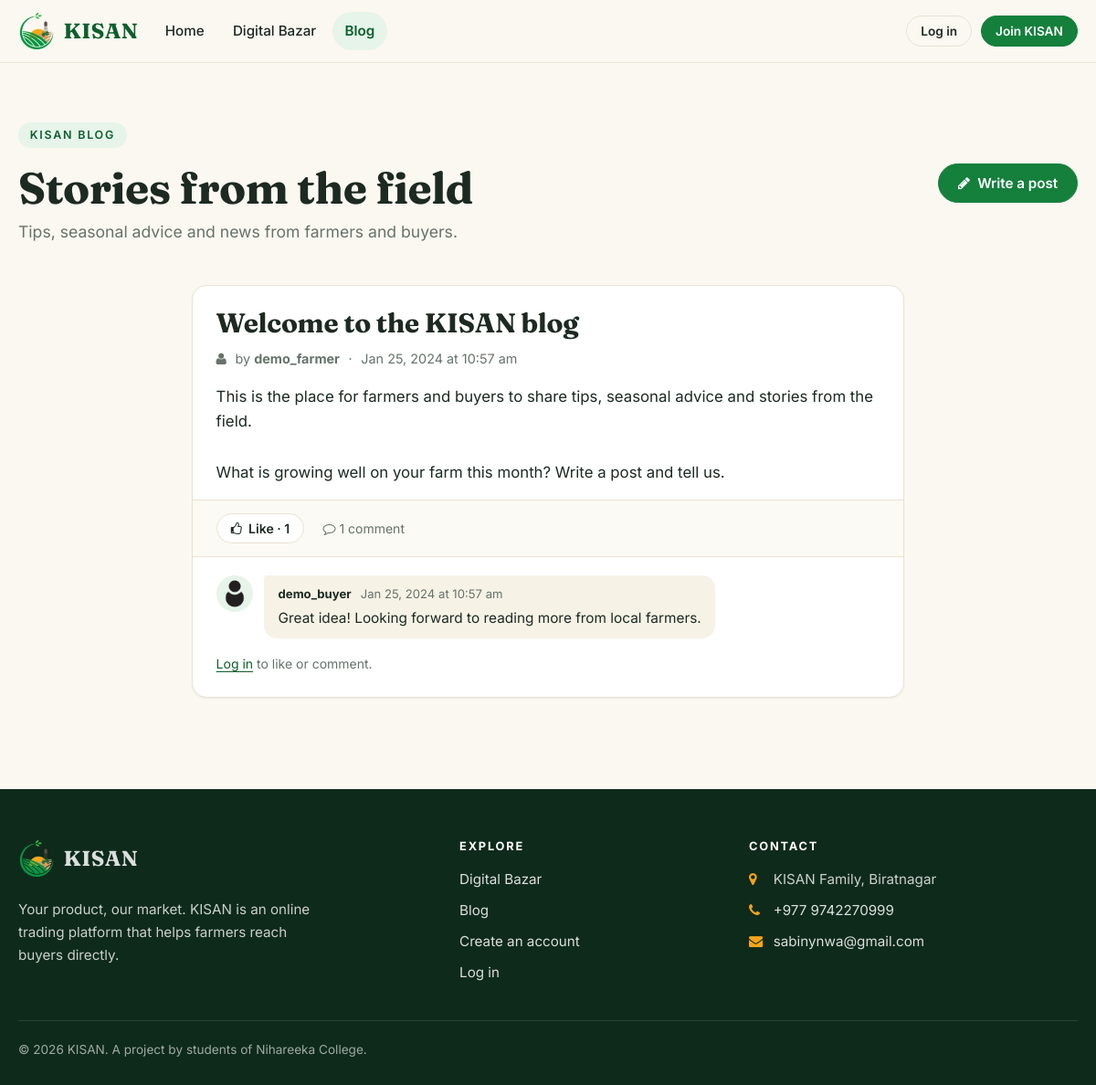
Page /blogView.php on the committed database.
### tables this page shows
CREATE TABLE `blogdata` (
  `blogId`      INT          NOT NULL AUTO_INCREMENT,
  `blogUser`    VARCHAR(100) NOT NULL,
  `blogTitle`   VARCHAR(255) NOT NULL,
  `blogContent` LONGTEXT     NOT NULL,
  `blogTime`    TIMESTAMP    NOT NULL DEFAULT CURRENT_TIMESTAMP,
  `likes`       INT          NOT NULL DEFAULT 0,
  PRIMARY KEY (`blogId`)
);

CREATE TABLE `blogfeedback` (
  `commentId`   INT          NOT NULL AUTO_INCREMENT,
  `blogId`      INT          NOT NULL,
  `comment`     VARCHAR(500) NOT NULL,
  `commentUser` VARCHAR(100) NOT NULL,
  `commentPic`  VARCHAR(255) NOT NULL DEFAULT 'profile0.png',
  `commentTime` TIMESTAMP    NOT NULL DEFAULT CURRENT_TIMESTAMP,
  PRIMARY KEY (`commentId`),
  KEY `idx_blogfeedback_blog` (`blogId`),
  CONSTRAINT `fk_blogfeedback_blog` FOREIGN KEY (`blogId`) REFERENCES `blogdata` (`blogId`) ON DELETE CASCADE
);

### includes/bootstrap.php (called while the page is built, shortened)
<?php
require_once __DIR__ . '/../db.php';
function e($value): string
{
    return htmlspecialchars((string) $value, ENT_QUOTES | ENT_SUBSTITUTE, 'UTF-8');
}
function nl($value): string
{
    return nl2br(e($value));
}
function when($timestamp): string
{
    $t = strtotime((string) $timestamp);
    return $t ? date('M j, Y \a\t g:i a', $t) : '';
}
function avatar_url($file): string
{
    $file = basename((string) $file);
    $path = __DIR__ . '/../images/profileImages/' . $file;
    if ($file !== '' && is_file($path)) {
        return 'images/profileImages/' . rawurlencode($file) . '?v=' . filemtime($path);
    }
    return 'images/profileImages/profile0.png';
}
function db_query(string $sql, string $types = '', array $params = []): mysqli_stmt
{
    global $conn;
    $stmt = $conn->prepare($sql);
    $stmt->execute();
    return $stmt;
}
function db_all(string $sql, string $types = '', array $params = []): array
{
    $stmt   = db_query($sql, $types, $params);
    $result = $stmt->get_result();
    $rows   = $result ? $result->fetch_all(MYSQLI_ASSOC) : [];
    return $rows;
}
function current_user(): ?array
{
    return (isset($_SESSION['user']) && is_array($_SESSION['user'])) ? $_SESSION['user'] : null;
}
function is_logged_in(): bool
{
    return current_user() !== null;
}
    ?>

### blogView.php (the view, shortened to what this page needs)
<?php
require __DIR__ . '/includes/bootstrap.php';
$posts = db_all('SELECT blogId, blogUser, blogTitle, blogContent, blogTime, likes FROM blogdata ORDER BY blogId DESC LIMIT 50');
$comments = [];
$likedIds = [];
if ($posts) {
    foreach (db_all('SELECT blogId, comment, commentUser, commentPic, commentTime FROM blogfeedback ORDER BY commentId ASC') as $row) {
        $comments[(int) $row['blogId']][] = $row;
    }
}
require __DIR__ . '/includes/header.php';
?>
<section class="page-head">
    <div class="wrap">
        <div class="row-between">
            <div>
                <p class="eyebrow">KISAN Blog</p>
                <h1>Stories from the field</h1>
                <p class="lead muted">Tips, seasonal advice and news from farmers and buyers.</p>
            </div>
            <a class="btn btn-primary" href="blogWrite.php"><i class="fa fa-pencil" aria-hidden="true"></i> Write a post</a>
        </div>
    </div>
</section>
<section class="section-tight">
    <div class="narrow">
        <?php if ($posts): ?>
            <?php foreach ($posts as $post): ?>
                <?php
                    $id       = (int) $post['blogId'];
                    $thread   = $comments[$id] ?? [];
                    $isLiked  = isset($likedIds[$id]);
                ?>
                <article class="card post" id="post-<?= $id ?>">
                    <header class="post-head">
                        <h2><?= e($post['blogTitle']) ?></h2>
                        <div class="post-meta">
                            <i class="fa fa-user" aria-hidden="true"></i>
                            <span>by <strong><?= e($post['blogUser']) ?></strong></span>
                            <span>&middot;</span>
                            <time><?= e(when($post['blogTime'])) ?></time>
                        </div>
                    </header>
                    <div class="post-body"><?= nl($post['blogContent']) ?></div>
                    <footer class="post-actions">
                        <form method="post" action="blogView.php" class="inline-form">
                            <button type="submit" class="like-btn <?= $isLiked ? 'is-liked' : '' ?>" aria-pressed="<?= $isLiked ? 'true' : 'false' ?>">
                                <i class="fa <?= $isLiked ? 'fa-thumbs-up' : 'fa-thumbs-o-up' ?>" aria-hidden="true"></i>
                                <?= $isLiked ? 'Liked' : 'Like' ?> &middot; <?= (int) $post['likes'] ?>
                            </button>
                        </form>
                        <span class="muted small"><i class="fa fa-comment-o" aria-hidden="true"></i> <?= count($thread) ?> comment<?= count($thread) === 1 ? '' : 's' ?></span>
                    </footer>
                    <div class="comments">
                        <?php foreach ($thread as $cm): ?>
                            <div class="comment">
                                <img class="avatar avatar-sm" src="<?= e(avatar_url($cm['commentPic'])) ?>" alt="">
                                <div class="comment-bubble">
                                    <div class="comment-meta"><strong><?= e($cm['commentUser']) ?></strong> <?= e(when($cm['commentTime'])) ?></div>
                                    <p><?= nl($cm['comment']) ?></p>
                                </div>
                            </div>
                        <?php endforeach; ?>
                        <?php if (is_logged_in()): ?>
                            <form method="post" action="blogView.php" class="comment-form">
                                <?= csrf_field() ?>
                                <input type="hidden" name="action" value="comment">
                                <input type="hidden" name="blog_id" value="<?= $id ?>">
                                <textarea name="comment" maxlength="500" placeholder="Write a comment..." aria-label="Write a comment" required></textarea>
                                <button type="submit" class="btn btn-primary btn-sm">Post</button>
                            </form>
                        <?php else: ?>
                            <p class="muted small" style="margin:0"><a href="login.php">Log in</a> to like or comment.</p>
                        <?php endif; ?>
                    </div>
                </article>
            <?php endforeach; ?>
        <?php endif; ?>
    </div>
</section>
<?php require __DIR__ . '/includes/footer.php'; ?>

### css/kisan.css (style rules this page uses)
:root { --bg: #fbf8f1; --surface: #ffffff; --ink: #1c2a22; --muted: #66736b; --line: #e8e2d3; --green: #14803c; --green-dark: #0d5f2b; --green-deep: #0e2a1b; --green-soft: #e6f4ea; --sun: #f6a31a; --sun-dark: #d98a07; --sun-soft: #fff3d9; --soil: #8a6d3b; --danger: #b3321f; --danger-soft: #fdecea; --radius: 16px; --radius-sm: 10px; --shadow-sm: 0 1px 2px rgba(16, 40, 24, .06); --shadow: 0 1px 2px rgba(16, 40, 24, .05), 0 10px 28px rgba(16, 40, 24, .08); --shadow-lg: 0 18px 48px rgba(16, 40, 24, .16); --font: "Inter", system-ui, -apple-system, "Segoe UI", Roboto, "Helvetica Neue", Arial, sans-serif; --font-head: "Fraunces", Georgia, "Times New Roman", serif; --header-h: 68px; }
*, *::before, *::after { box-sizing: border-box; }
html { scroll-behavior: smooth; }
body { margin: 0; font: 400 16px/1.65 var(--font); color: var(--ink); background: var(--bg); -webkit-font-smoothing: antialiased; text-rendering: optimizeLegibility; }
img { display: block; max-width: 100%; height: auto; }
a { color: var(--green-dark); text-decoration-thickness: 1px; text-underline-offset: 3px; }
h1, h2, h3, h4 { font-family: var(--font-head); font-weight: 700; line-height: 1.15; letter-spacing: -.01em; margin: 0 0 .5em; color: var(--ink); }
h1 { font-size: clamp(2rem, 4.2vw, 3rem); }
h2 { font-size: clamp(1.55rem, 3vw, 2.15rem); }
p { margin: 0 0 1em; }
.wrap { width: min(1160px, 100% - 2.5rem); margin-inline: auto; }
.narrow { width: min(780px, 100% - 2.5rem); margin-inline: auto; }
.muted { color: var(--muted); }
.small { font-size: .875rem; }
.eyebrow { display: inline-block; font: 600 .78rem/1 var(--font); letter-spacing: .14em; text-transform: uppercase; color: var(--green-dark); background: var(--green-soft); padding: .5rem .8rem; border-radius: 999px; margin-bottom: 1rem; }
.btn { display: inline-flex; align-items: center; justify-content: center; gap: .5rem; padding: .72rem 1.3rem; font: 600 .95rem/1.2 var(--font); color: #fff; background: var(--green); border: 1.5px solid var(--green); border-radius: 999px; cursor: pointer; text-decoration: none; transition: transform .15s ease, background .15s ease, box-shadow .15s ease, border-color .15s ease; }
.btn-primary { background: var(--green); }
.inline-form { display: inline; margin: 0; }
.section-tight { padding: 1.5rem 0 clamp(3rem, 6vw, 4.5rem); }
.row-between { display: flex; align-items: flex-end; justify-content: space-between; gap: 1rem; flex-wrap: wrap; }
.page-head { padding: clamp(2.5rem, 6vw, 4rem) 0 1.25rem; }
.page-head h1 { margin-bottom: .35rem; }
.page-head .lead { font-size: 1.1rem; max-width: 56ch; margin: 0; }
.page-head .row-between { align-items: center; }
.card { background: var(--surface); border: 1px solid var(--line); border-radius: var(--radius); box-shadow: var(--shadow-sm); overflow: hidden; }
.avatar { border-radius: 50%; object-fit: cover; background: var(--green-soft); flex: none; }
.avatar-sm { width: 40px; height: 40px; }
.post { margin-bottom: 1.75rem; }
.post-head { padding: 1.5rem 1.6rem 0; }
.post-head h2 { font-size: clamp(1.4rem, 2.6vw, 1.85rem); margin-bottom: .6rem; }
.post-meta { display: flex; align-items: center; gap: .6rem; color: var(--muted); font-size: .9rem; flex-wrap: wrap; }
.post-body { padding: 1rem 1.6rem; font-size: 1.05rem; }
.post-actions { display: flex; align-items: center; gap: 1.25rem; padding: .85rem 1.6rem; border-top: 1px solid var(--line); background: #fcfaf4; flex-wrap: wrap; }
.like-btn { display: inline-flex; align-items: center; gap: .45rem; padding: .45rem .95rem; font: 600 .88rem var(--font); color: var(--ink); background: #fff; border: 1.5px solid var(--line); border-radius: 999px; cursor: pointer; transition: all .15s ease; }
.comments { padding: 1.25rem 1.6rem 1.5rem; border-top: 1px solid var(--line); }
.comment { display: flex; gap: .8rem; margin-bottom: 1rem; }
.comment-bubble { background: #f6f2e6; border-radius: 4px 14px 14px 14px; padding: .65rem .95rem; min-width: 0; }
.comment-meta { font-size: .82rem; color: var(--muted); }
.comment-meta strong { color: var(--ink); margin-right: .4rem; }
.comment-bubble p { margin: .1rem 0 0; font-size: .96rem; overflow-wrap: anywhere; }

### rows in the picture
blogdata: blogTitle "Welcome to the KISAN blog", blogUser "demo_farmer", blogTime "Jan 25, 2024 at 10:57 am", blogContent "This is the place for farmers and buyers to share tips, seasonal advice and stories from the field. What is growing well on your farm this month? Write a post and tell us.", shows "Like", likes "1", blogId "1"
blogfeedback: commentPic (picture), commentUser "demo_buyer", commentTime "Jan 25, 2024 at 10:57 am", comment "Great idea! Looking forward to reading more from local farmers."
